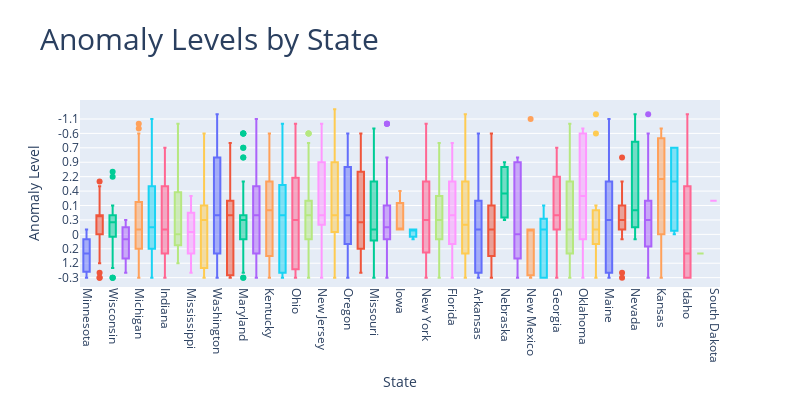

Notebook cell for this chart:
### Markdown cell above
# Basic visualizations

### Code cell
fig = px.box(
    raw,
    x='state',
    y='anomaly_level',
    color='state',  # Optional: colors each box by state
    title='Anomaly Levels by State',
)

fig.update_layout(
    xaxis_title='State',
    yaxis_title='Anomaly Level',
    title_font=dict(size=30),
    xaxis_tickangle=90,
    font=dict(size=12),
    height=400,
    width=800,
    showlegend=False  # You can turn this on if coloring by state is meaningful
)

fig.show()
